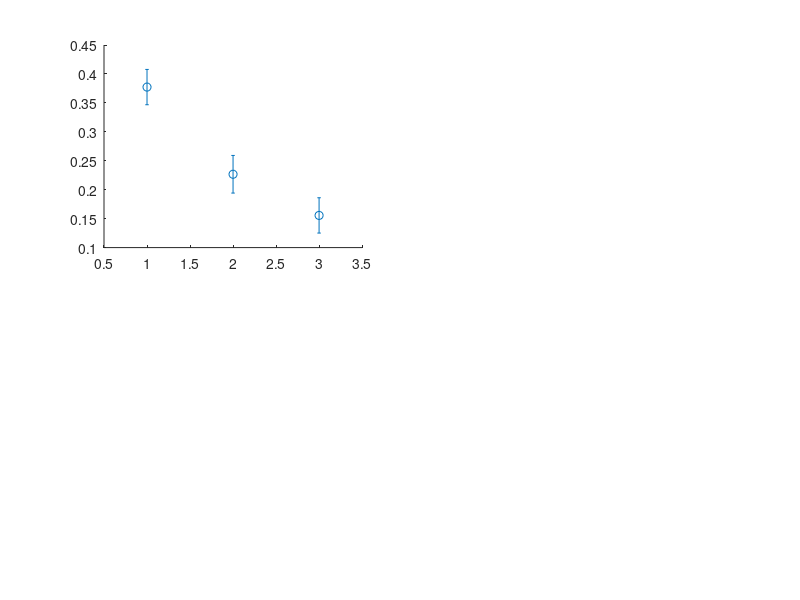

Recreate this plot in MATLAB. (Note: this script raises an error after producing the figure.)
%use 25 4 threshs


context_means= [0.3773 0.2267 0.1556];
context_stderrs=[ 0.0305 0.0325 0.0305];  
category= {'SS', 'SC', 'D'};

n=2;m=2;

figure;
subplot(n,m,1)
errorbar(context_means, context_stderrs,'o', 'color', [0 0.75 0.75]);
box off;
ylabel('2D correlation');
xlim([0.7 3.3]); 
text(-0.25,1.05, 'A', 'Units', 'Normalized', ...
    'VerticalAlignment', 'Top', 'fontw', 'b', 'fontsize', 14)
change={'Diff Color'; 'Diff Scent'; 'Both Diff'}; 
set(gca,'XTickLabel',change,'XTick',1:3)


subplot(n,m,2)
errorbar(mean_ranks, stderrs, 'o', 'color', [0.85 0.16 0]);
box off;
ylabel('Distance rank');
xlim([0.7 3.3]); 
text(-0.25,1.05, 'B', 'Units', 'Normalized', ...
    'VerticalAlignment', 'Top', 'fontw', 'b', 'fontsize', 14)
change={'Same Context'; 'No Remap'; 'Remap'};
set(gca,'XTickLabel',change,'XTick',1:3)

subplot(n,m,3)
load('corrs pt 25 4 FIXED.mat')
errorbar(means, stderrs, 'o' , 'color', [0.85 0.16 0]);
box off;
ylabel('Corr coefficient');
xlim([0.7 3.3]); 
text(-0.25,1.05, 'C', 'Units', 'Normalized', ...
    'VerticalAlignment', 'Top', 'fontw', 'b', 'fontsize', 14)
set(gca,'XTickLabel',change,'XTick',1:3)

subplot(n,m,4)
load('binned corrs to mean dists UPDATED.mat')
errorbar(means,stderrs, 'ko-');
box off;
xlim([0.7 4.3]);
ylabel('Distance');
xlabel('2D correlation');
text(-0.25,1.05, 'D', 'Units', 'Normalized', ...
    'VerticalAlignment', 'Top', 'fontw', 'b', 'fontsize', 14)




load('dists and corrs 15 25 2 all.mat')
load('binned data.mat')
n=2;m=2;
figure;

change= [{'S.C.'} {'N.R.'} {'R'}];

subplot(n,m,1)
errorbar(1, corr_means(1), corr_stderrs(1), 'o', 'color', [0.75 0.75 0]); 
hold on;
errorbar(2, corr_means(2), corr_stderrs(2), 'o','color', [0.49 0.49 0.49]);
errorbar(3, corr_means(3), corr_stderrs(3), 'o','color', [0.51 0.38 0.48]);
box off;
ylabel('Corr coefficient');
xlim([0.7 3.3]);

text(-0.25,1.05, 'A', 'Units', 'Normalized', ...
    'VerticalAlignment', 'Top', 'fontw', 'b', 'fontsize', 14)
set(gca,'XTickLabel',change,'XTick',1:3)
legend('Same Context', 'Non-Remapped', 'Remapped')
legend('boxoff')


subplot(n,m,2)
errorbar(lims(1:7), means,stderrs, 'ko-');
box off;
xlim([lims(1)-0.1  lims(7)+0.1]);
ylim([-0.25 1])
ylabel('Corr coeff');
xlabel('2D correlation');
text(-0.25,1.05, 'B', 'Units', 'Normalized', ...
    'VerticalAlignment', 'Top', 'fontw', 'b', 'fontsize', 14)
legend('Binned data')
legend('boxoff')

subplot(n,m,3)
hist(no_remap_corrs); hold on;
h = findobj(gca,'Type','patch');
set(h,'FaceColor',[0 0.75 0.75],'EdgeColor','w','facealpha',0.75)
hold on;
hist(remap_corrs)
h1 = findobj(gca,'Type','patch');
set(h1,'facealpha',0.75, 'FaceColor', [0.49 0.49 0.49]);
legend('Non-Remapped', 'Remapped')
legend('boxoff')

ylim([0 65]);

text(-0.25,1.05, 'C', 'Units', 'Normalized', ...
    'VerticalAlignment', 'Top', 'fontw', 'b', 'fontsize', 14)

set(gcf, 'Units', 'centimeters', 'Position', [0, 0, 17.4, 11.6], ...
    'PaperUnits', 'centimeters', 'PaperSize', [17.4 11.6])